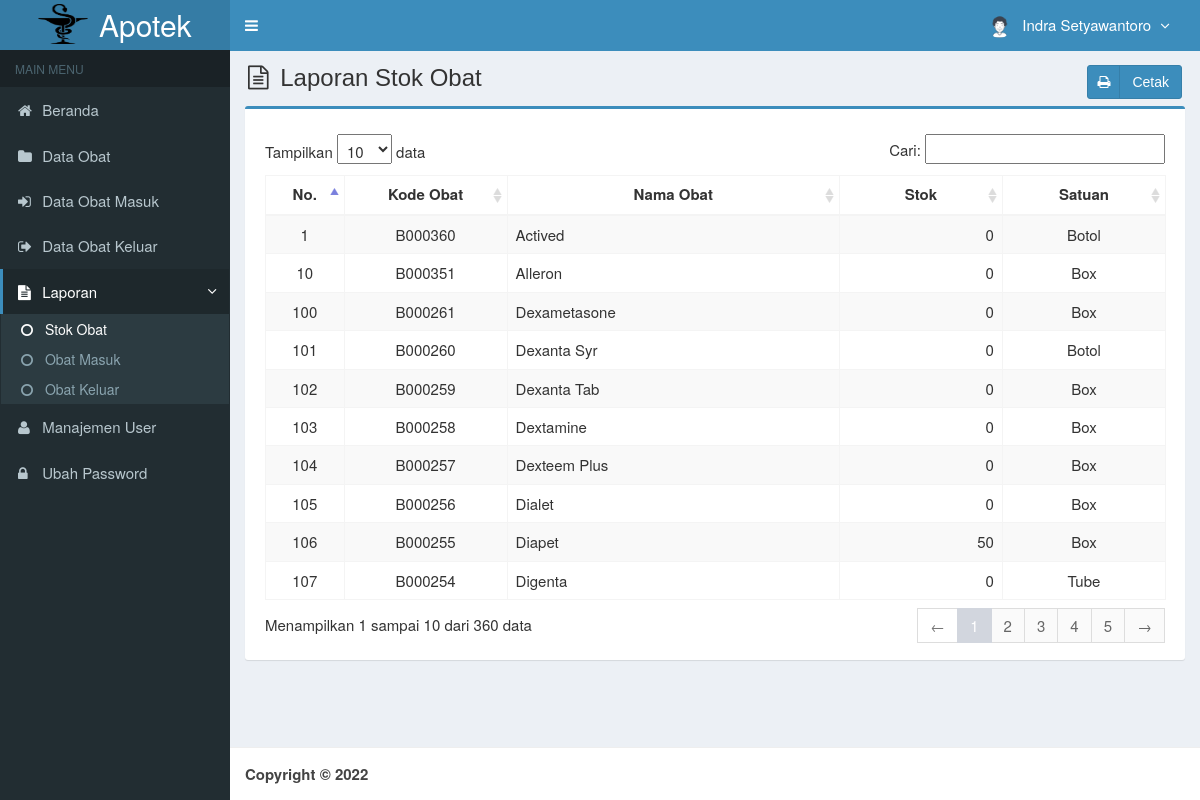
The page /main.php?module=lap_stok (signed in) on the database as committed earlier.
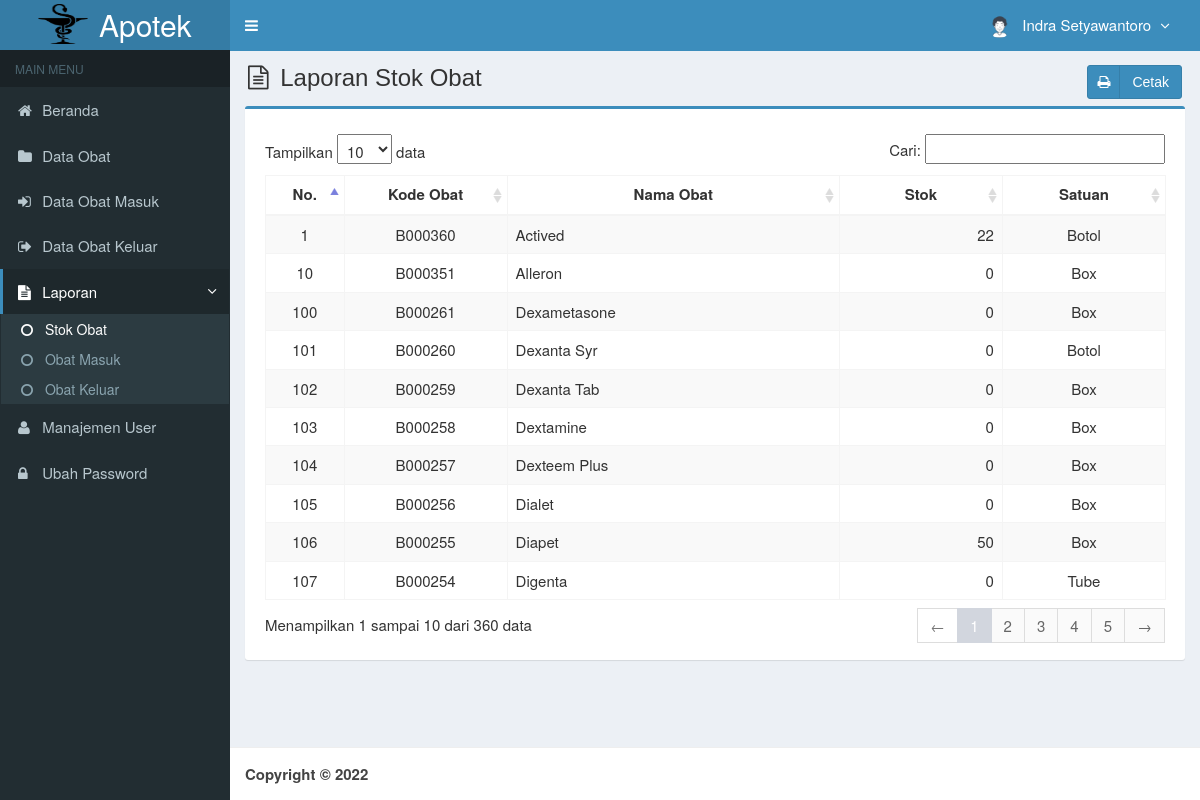
The same page on the database as committed later.
### tables this page shows
CREATE TABLE `is_obat` (
  `kode_obat` varchar(7) NOT NULL,
  `nama_obat` varchar(50) NOT NULL,
  `golongan_obat` varchar(25) NOT NULL,
  `satuan` varchar(20) NOT NULL,
  `stok` int(11) NOT NULL,
  `created_user` int(3) NOT NULL,
  `created_date` timestamp NOT NULL DEFAULT CURRENT_TIMESTAMP,
  `updated_user` int(3) NOT NULL,
  `updated_date` timestamp NOT NULL DEFAULT CURRENT_TIMESTAMP ON UPDATE CURRENT_TIMESTAMP
);

### modules/lap-stok/view.php (the view)
<section class="content-header">
    <h1>
        <i class="fa fa-file-text-o icon-title"></i> Laporan Stok Obat
        <a class="btn btn-primary btn-social pull-right" href="modules/lap-stok/cetak.php" target="_blank">
            <i class="fa fa-print"></i> Cetak
        </a>
    </h1>
</section>
<section class="content">
    <div class="row">
        <div class="col-md-12">
            <div class="box box-primary">
                <div class="box-body">
                    <table id="dataTables1" class="table table-bordered table-striped table-hover">
                        <thead>
                            <tr>
                                <th class="center">No.</th>
                                <th class="center">Kode Obat</th>
                                <th class="center">Nama Obat</th>
                                <th class="center">Stok</th>
                                <th class="center">Satuan</th>
                            </tr>
                        </thead>
                        <tbody>
                            <?php
              $no = 1;
              $query = mysqli_query($mysqli, "SELECT kode_obat,nama_obat,satuan,stok FROM is_obat ORDER BY nama_obat ASC")
                or die('Ada kesalahan pada query tampil Data Obat: ' . mysqli_error($mysqli));
              while ($data = mysqli_fetch_assoc($query)) {
                echo "<tr>
                      <td width='30' class='center'>$no</td>
                      <td width='80' class='center'>$data[kode_obat]</td>
                      <td width='180'>$data[nama_obat]</td>
                      <td width='80' align='right'>$data[stok]</td>
                      <td width='80' class='center'>$data[satuan]</td>
                    </tr>";
                $no++;
              }
              ?>
                        </tbody>
                    </table>
                </div>
            </div>
        </div>
    </div>
</section><!-- /.content

Rows that differ between the two databases and show on the page:
changed is_obat "Actived": stok "0" → "22"
